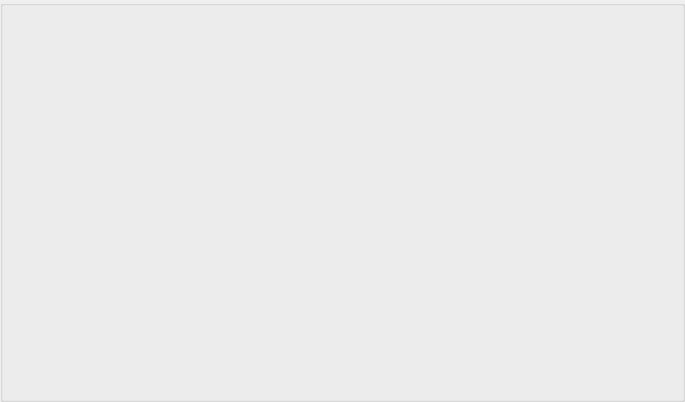
<?xml version="1.0" encoding="UTF-8"?>
<ui version="4.0">
 <class>GroupBox</class>
 <widget class="QGroupBox" name="GroupBox">
  <property name="geometry">
   <rect>
    <x>0</x>
    <y>0</y>
    <width>685</width>
    <height>402</height>
   </rect>
  </property>
  <property name="windowTitle">
   <string>GroupBox</string>
  </property>
 </widget>
 <resources/>
 <connections/>
</ui>
